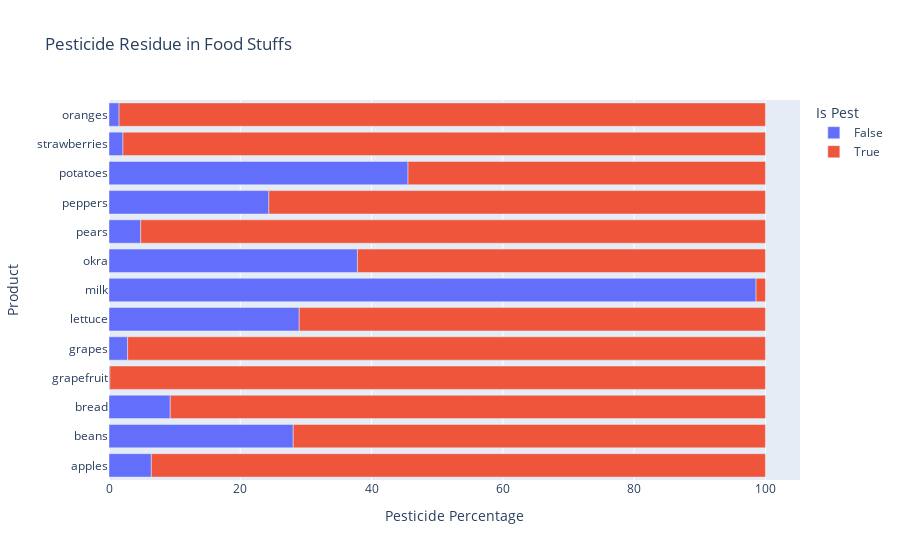

Source (notebook cell):
### Code cell
fig1 = px.bar(testt, x="Pesticide Percentage", y="Product", color='Is Pest', title="Pesticide Residue in Food Stuffs", orientation='h')
fig1.show()

### Figure 1 — Plotly figure (JSON) as saved in the notebook; plotly's stock layout.template omitted (floating-point values rounded to 4 significant figures)
{"data": [{"alignmentgroup": "True", "hovertemplate": "Is Pest=False<br>Pesticide Percentage=%{x}<br>Product=%{y}<extra></extra>", "legendgroup": "False", "marker": {"color": "#636efa"}, "name": "False", "offsetgroup": "False", "orientation": "h", "showlegend": true, "textposition": "auto", "type": "bar", "x": [6.452, 28.06, 9.329, 0.1366, 2.84, 28.98, 98.57, 37.85, 4.83, 24.35, 45.55, 2.13, 1.538], "xaxis": "x", "y": ["apples", "beans", "bread", "grapefruit", "grapes", "lettuce", "milk", "okra", "pears", "peppers", "potatoes", "strawberries", "oranges"], "yaxis": "y"}, {"alignmentgroup": "True", "hovertemplate": "Is Pest=True<br>Pesticide Percentage=%{x}<br>Product=%{y}<extra></extra>", "legendgroup": "True", "marker": {"color": "#EF553B"}, "name": "True", "offsetgroup": "True", "orientation": "h", "showlegend": true, "textposition": "auto", "type": "bar", "x": [93.55, 71.94, 90.67, 99.86, 97.16, 71.02, 1.434, 62.15, 95.17, 75.65, 54.45, 97.87, 98.46], "xaxis": "x", "y": ["apples", "beans", "bread", "grapefruit", "grapes", "lettuce", "milk", "okra", "pears", "peppers", "potatoes", "strawberries", "oranges"], "yaxis": "y"}], "layout": {"barmode": "relative", "legend": {"title": {"text": "Is Pest"}, "tracegroupgap": 0}, "title": {"text": "Pesticide Residue in Food Stuffs"}, "xaxis": {"anchor": "y", "domain": [0, 1], "title": {"text": "Pesticide Percentage"}}, "yaxis": {"anchor": "x", "domain": [0, 1], "title": {"text": "Product"}}}}
